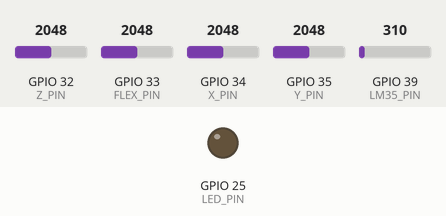
This sketch was run on a simulated ESP32. On the bench: output pins drawn as LEDs (lit = HIGH). Inputs (shaded band) come from the test bench; at power-on: GPIO 39 (LM35_PIN) = 310, GPIO 33 (FLEX_PIN) = 2048, GPIO 32 (Z_PIN) = 2048, GPIO 34 (X_PIN) = 2048, GPIO 35 (Y_PIN) = 2048. WiFi joins after 1.5 s; servers stay silent unless stated; uploads are accepted with an empty reply; the local clock reads 2024-03-15 10:24:30 at power-on unless the sketch sets it; what the sketch prints to the serial monitor is not drawn.

Above: at 0.1 s.
At 2.7 s:
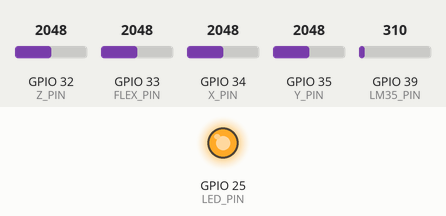
2.8 s: GPIO 39 (LM35_PIN) set to 789
4.3 s: GPIO 39 (LM35_PIN) set to 914
8.4 s: GPIO 33 (FLEX_PIN) set to 186
9.9 s: GPIO 33 (FLEX_PIN) set to 160
Timing chart, 0 to 12.9 s (numbered marks = the images above; inputs shaded):
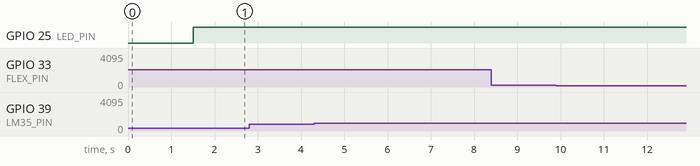

Measured:
- after the input at 2.8 s, every drawn part: stays the same
- after the input at 4.3 s, every drawn part: stays the same
- after the input at 8.4 s, every drawn part: stays the same
- after the input at 9.9 s, every drawn part: stays the same

The sketch:

pmsesp.ino
```cpp
#include <WiFi.h>
#include <HTTPClient.h>
#include <time.h>
#include <WiFiManager.h>  // WiFiManager by tzapu

// ---- Firebase RTDB URL ----
String basePath = "https://patient-monitoring-syste-dd78b-default-rtdb.firebaseio.com/alerts.json";

// ---- Sensor Pins ----
#define LM35_PIN 39
#define FLEX_PIN 33
#define X_PIN 34
#define Y_PIN 35
#define Z_PIN 32
#define LED_PIN 25

// ---- Thresholds ----
float TEMP_ALERT = 38.5;
int FLEX_ALERT = 170;
int FALL_THR = 350;

// ---- Last Values ----
String lastFlex = "--";
String lastFall = "--";
String lastTemp = "--";
String lastMsg  = "--";
String lastTime = "--";

int lastX = 0, lastY = 0, lastZ = 0;

// ---- Time ----
void initTime() {
  configTime(19800, 0, "pool.ntp.org", "time.nist.gov");
  while (time(nullptr) < 100000) {
    delay(100);
  }
}

String timestamp() {
  time_t now = time(nullptr);
  struct tm* t = localtime(&now);
  char buffer[30];
  sprintf(buffer, "%02d-%02d-%04d %02d:%02d:%02d",
          t->tm_mday, t->tm_mon + 1, t->tm_year + 1900,
          t->tm_hour, t->tm_min, t->tm_sec);
  return String(buffer);
}

void setup() {
  Serial.begin(115200);
  pinMode(LED_PIN, OUTPUT);

  // ------------------- WiFiManager -------------------
  WiFiManager wm;

  if (!wm.autoConnect("ESP32-Setup", "12345678")) {
    Serial.println("❌ WiFi Failed. Rebooting...");
    delay(2000);
    ESP.restart();
  }

  Serial.println("✅ WiFi Connected!");
  Serial.print("IP: ");
  Serial.println(WiFi.localIP());

  initTime();
}

void loop() {

  // ---------------- TEMP ----------------
  float raw = analogRead(LM35_PIN);
  float voltage = raw * (3.3 / 4095.0);
  float tempC = (voltage / 1.8) * 100.0;
  String tempStatus = (tempC > TEMP_ALERT) ? "HIGH" : "NORMAL";

  // ---------------- FLEX ----------------
  int flex = analogRead(FLEX_PIN);
  String flexStatus = (flex > FLEX_ALERT) ? "YES" : "NO";

  // ---------------- ADXL ----------------
  int x = analogRead(X_PIN);
  int y = analogRead(Y_PIN);
  int z = analogRead(Z_PIN);

  int dx = abs(x - lastX);
  int dy = abs(y - lastY);
  int dz = abs(z - lastZ);

  lastX = x;
  lastY = y;
  lastZ = z;

  String fallStatus = (dx > FALL_THR || dy > FALL_THR || dz > FALL_THR) ? "YES" : "NO";

  // ---------------- LED ----------------
  if (flexStatus == "YES" || fallStatus == "YES" || tempStatus == "HIGH") {
    digitalWrite(LED_PIN, HIGH);
  } else {
    digitalWrite(LED_PIN, LOW);
  }

  // ---------------- MESSAGE ----------------
  String msg = "none";
  if (tempStatus == "HIGH") msg = "HIGH TEMPERATURE — NEED HELP";
  if (flexStatus == "YES") msg = "GIVE SOME FOOD";
  if (fallStatus == "YES") msg = "FALL DETECTED — NEED HELP";

  // ---------------- TIME ----------------
  String timeNow = timestamp();

  // ---------------- SEND ONLY WHEN CHANGED ----------------
  if (flexStatus != lastFlex ||
      fallStatus != lastFall ||
      tempStatus != lastTemp ||
      msg != lastMsg ||
      timeNow != lastTime)
  {
    lastFlex = flexStatus;
    lastFall = fallStatus;
    lastTemp = tempStatus;
    lastMsg  = msg;
    lastTime = timeNow;

    // ---- JSON ----
    String json = "{\"flex\":\"" + flexStatus +
                  "\",\"fall\":\"" + fallStatus +
                  "\",\"temperature\":\"" + tempStatus +
                  "\",\"time\":\"" + timeNow +
                  "\",\"message\":\"" + msg + "\"}";

    HTTPClient http;
    http.begin(basePath);
    http.addHeader("Content-Type", "application/json");

    int code = http.PUT(json);

    Serial.printf("\nSENT (HTTP %d): %s\n", code, json.c_str());

    http.end();
  }

  delay(20);
}
```
